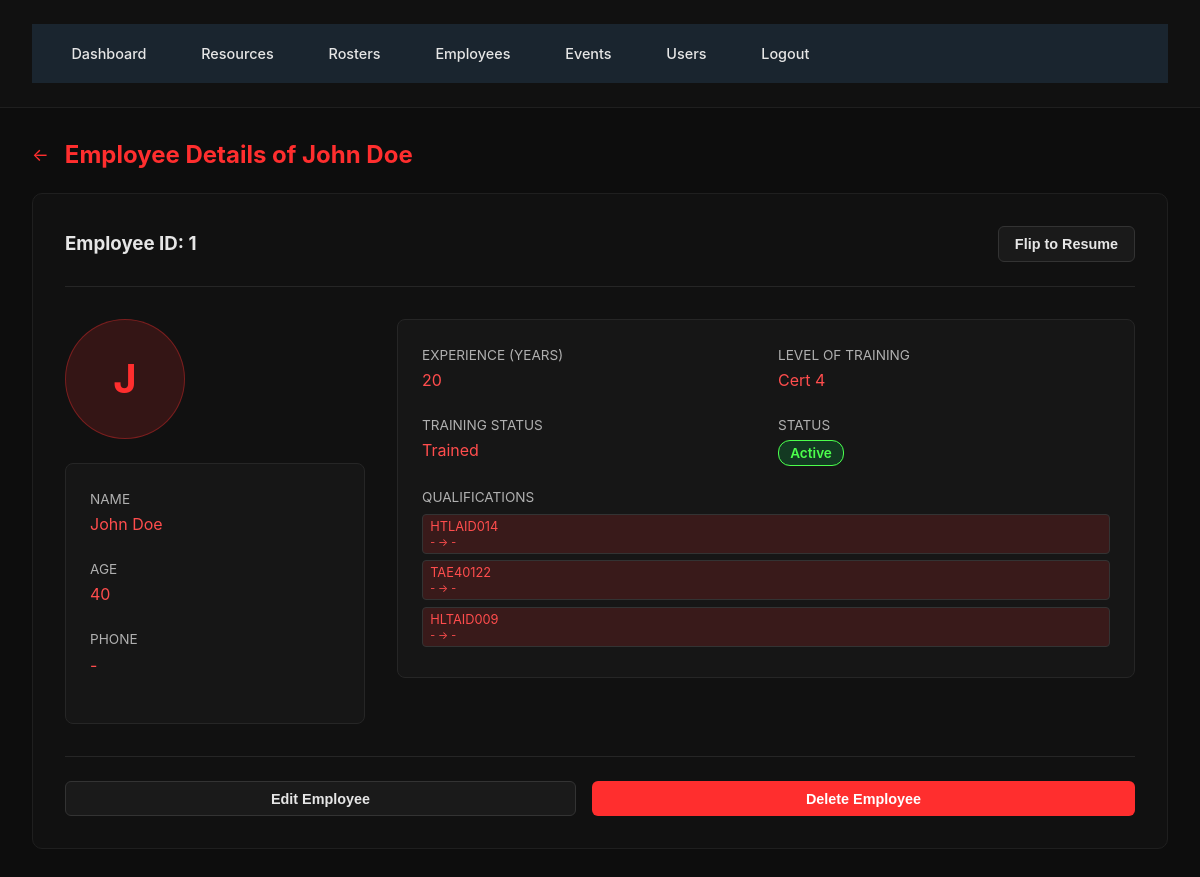
Screenshot of /employees/1 (signed in) with the database file from the repository.
### Database.py (models this page shows, shortened)
class Employee(db.Model):
    id = db.Column(db.Integer, primary_key=True)
    name = db.Column(db.String(120), nullable=False)
    age = db.Column(db.Integer)
    experience_years = db.Column(db.Integer)
    level_of_training = db.Column(db.String(120))
    training_status = db.Column(db.String(120))
    qualifications = db.relationship('Qualification', backref='employee', cascade='all, delete-orphan')

class Qualification(db.Model):
    id = db.Column(db.Integer, primary_key=True)
    employee_id = db.Column(db.Integer, db.ForeignKey('employee.id'), nullable=False)
    qualification_type_id = db.Column(db.Integer, db.ForeignKey('qualification_type.id'), nullable=False)
    attained_date = db.Column(db.Date)
    expires_date = db.Column(db.Date)
    qualification_type = db.relationship('QualificationType')

class QualificationType(db.Model):
    id = db.Column(db.Integer, primary_key=True)
    name = db.Column(db.String(140), unique=True, nullable=False)
    description = db.Column(db.String(255))

### app.py (the view)
    @app.route('/employees/<int:employee_id>')
    @login_required
    def employee_detail(employee_id):
        employee = Employee.query.get_or_404(employee_id)
        return render_template('employee_detail.html', employee=employee)

### Templates/employee_detail.html (shortened to what this page needs)
{% extends "base.html" %}
{% block content %}
<div style="display: flex; align-items: center; margin-bottom: 1.5rem; gap: 1rem;">
  <a href="{{ url_for('employees_overview') }}" style="color: #ff2e2e; text-decoration: none; font-size: 1.1rem;">←</a>
  <h2 class="page-title" style="margin: 0;">Employee Details of {{ employee.name }}</h2>
</div>
<div class="table-wrapper">
  <div style="display: flex; justify-content: space-between; align-items: center; margin-bottom: 2rem; padding-bottom: 1.5rem; border-bottom: 1px solid #262626;">
    <h3 style="color: #e6e6e6; margin: 0;">Employee ID: {{ employee.id }}</h3>
    <button class="btn btn-secondary" style="padding: 0.5rem 1rem;">Flip to Resume</button>
  </div>
  <div style="display: grid; grid-template-columns: 300px 1fr; gap: 2rem; margin-bottom: 2rem;">
    <div>
      <div class="profile-circle">
        <span>{{ employee.name[:1] }}</span>
      </div>
      <div class="info-card" style="margin-top: 1.5rem;">
        <div style="margin-bottom: 1.5rem;">
          <label>Name</label>
          <div class="value">{{ employee.name }}</div>
        </div>
        <div style="margin-bottom: 1.5rem;">
          <label>Age</label>
          <div class="value">{{ employee.age or '-' }}</div>
        </div>
        <div style="margin-bottom: 1.5rem;">
          <label>Phone</label>
          <div class="value">{{ employee.phone or '-' }}</div>
        </div>
      </div>
    </div>
    <div>
      <div class="info-card">
        <div style="display: grid; grid-template-columns: 1fr 1fr; gap: 1.5rem;">
          <div>
            <label>Experience (Years)</label>
            <div class="value">{{ employee.experience_years or '-' }}</div>
          </div>
          <div>
            <label>Level of Training</label>
            <div class="value">{{ employee.level_of_training or '-' }}</div>
          </div>
          <div>
            <label>Training Status</label>
            <div class="value">{{ employee.training_status or 'Not Trained' }}</div>
          </div>
          <div>
            <label>Status</label>
            <div style="margin-top: 0.5rem;">
              {% if employee.training_status and employee.training_status|lower == 'not trained' %}
                <span class="badge-red">&times; Not active</span>
              {% else %}
                <span class="badge-green">Active</span>
              {% endif %}
            </div>
          </div>
          <div style="grid-column: span 2;">
            <label>Qualifications</label>
            <div style="margin-top: 0.5rem;">
              {% if employee.qualifications %}
                {% for q in employee.qualifications %}
                  <div class="qual-tag">
                    {{ q.qualification_type.name }}<br>
                    <small>
                      {{ q.attained_date and q.attained_date.strftime('%Y-%m-%d') or '-' }} → {{ q.expires_date and q.expires_date.strftime('%Y-%m-%d') or '-' }}
                    </small>
                  </div>
                {% endfor %}
              {% else %}
                <span style="color:#666; font-size:0.85rem;">—</span>
              {% endif %}
            </div>
          </div>
        </div>
      </div>
    </div>
  </div>
  {% if current_user.is_admin %}
  <div style="display: flex; gap: 1rem; padding-top: 1.5rem; border-top: 1px solid #262626;">
    <a href="{{ url_for('edit_employee', employee_id=employee.id) }}" style="flex:1; text-decoration:none;">
      <button class="btn btn-secondary" style="width:100%;">Edit Employee</button>
    </a>
    <button type="button" class="btn btn-primary" style="flex: 1;" onclick="confirmDelete()">Delete Employee</button>
  </div>
  {% endif %}
</div>
{% endblock %}

### Static/Css/styles.css (style rules this page uses)
* { margin: 0; padding: 0; box-sizing: border-box; }
body { font-family: '72', 'SAP Sans', system-ui, sans-serif; background-color: #000000; color: #e0e0e0; }
.page-title { font-size: 1.5rem; font-weight: 500; color: #0dccff; }
.btn { padding: 0.65rem 1.25rem; border: none; border-radius: 4px; font-weight: 500; cursor: pointer; transition: all 0.2s; font-size: 0.9rem; }
.btn-primary { background: #000000; color: #ffffff; font-weight: 600; }
.btn-secondary { background: transparent; color: #ffffff; border: 1px solid #ff9f9f; }
.table-wrapper { background: #000000; border: 1px solid #000000; border-radius: 4px; overflow: hidden; }

### Templates/base.html (style rules this page uses)
body { background: #0d0d0d; color: #e6e6e6; font-family: "Inter", "Segoe UI", sans-serif; margin: 0; padding: 0; }

### Templates/employee_detail.html (style rules this page uses)
body { background: #0d0d0d; color: #e6e6e6; font-family: "Inter", "Segoe UI", sans-serif; }
.page-title { color: #ff2e2e !important; font-weight: 700; }
.btn { border-radius: 6px !important; padding: 0.55rem 1rem !important; font-weight: 600 !important; transition: 0.2s ease; }
.btn-primary { background: #ff2e2e !important; border: none !important; color: #fff !important; }
.btn-secondary { background: #1a1a1a !important; border: 1px solid #333 !important; color: #e6e6e6 !important; }
.table-wrapper { background: #111; border-radius: 10px; border: 1px solid #1f1f1f; padding: 2rem !important; }
.profile-circle { background: rgba(255, 46, 46, 0.15); border: 1px solid rgba(255, 46, 46, 0.35); border-radius: 50%; width: 120px; height: 120px; display: flex; align-items: center; justify-content: center; }
.profile-circle span { font-size: 2.5rem; color: #ff2e2e; font-weight: 700; }
.info-card { background: #161616; border: 1px solid #262626; border-radius: 8px; padding: 1.5rem; }
.info-card label { color: #b0b0b0; font-size: 0.85rem; text-transform: uppercase; }
.info-card .value { color: #ff4d4d; font-size: 1rem; margin-top: 0.4rem; }
.badge-green { background: rgba(0, 255, 100, 0.15); color: #4cff4c; border: 1px solid #4cff4c; padding: 0.25rem 0.7rem; border-radius: 12px; font-weight: 600; font-size: 0.85rem; }
.qual-tag { background: rgba(255, 46, 46, 0.15); color: #ff4d4d; padding: 0.25rem 0.45rem; border-radius: 4px; font-size: 0.8rem; border: 1px solid #333; margin-bottom: 0.4rem; }

### rows the page displays
Employee: name "John Doe", id "1", name "J", age "40", experience_years "20", level_of_training "Cert 4", training_status "Trained"
Qualification: qualification_type.name "HTLAID014", attained_date "-", expires_date "-"
Qualification: qualification_type.name "TAE40122", attained_date "-", expires_date "-"
Qualification: qualification_type.name "HLTAID009", attained_date "-", expires_date "-"

### other values shown
{{ employee.phone or '-' }} "-"
